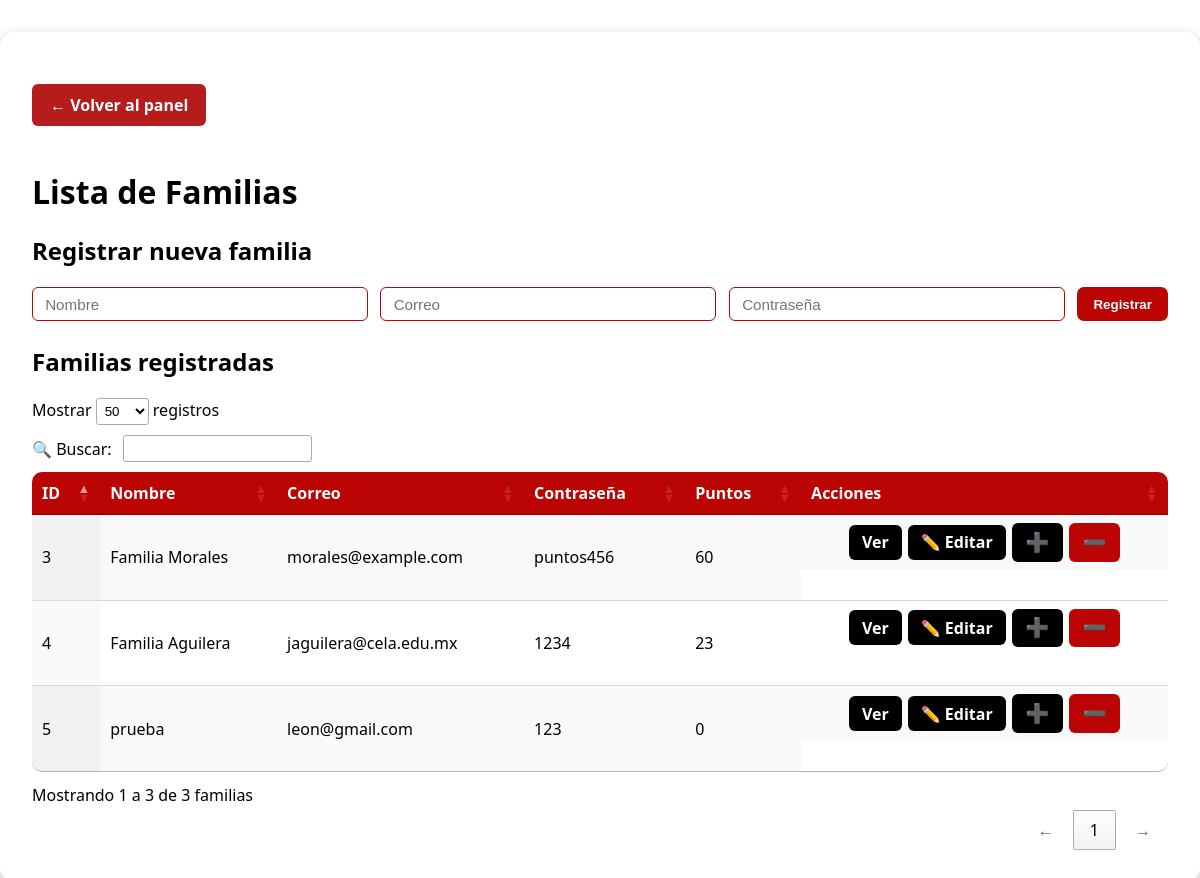
Page /lista_familias on the earlier database version.
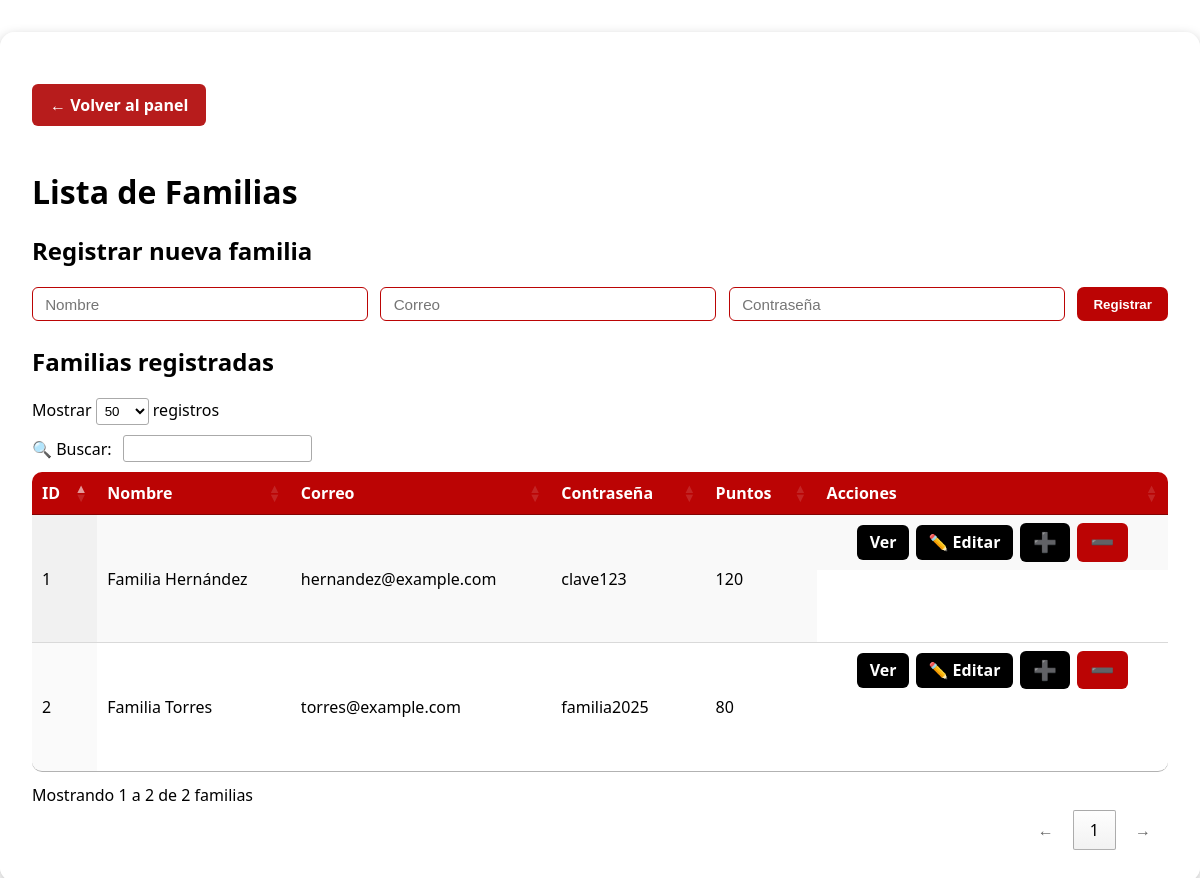
Same page on the later database version.
### app/models.py (models this page shows, shortened)
class Familia(db.Model):
    id = db.Column(db.Integer, primary_key=True)
    nombre = db.Column(db.String(100), nullable=False)
    correo = db.Column(db.String(100), unique=True, nullable=False)
    password = db.Column(db.String(100), nullable=False)
    puntos = db.Column(db.Integer, default=0)
    qr_version = db.Column(db.Integer, default=1)

### app/routes.py (the view, shortened to what this page needs)
@app.route('/lista_familias', methods=['GET', 'POST'])
def lista_familias():
    termino_busqueda = request.args.get('buscar', '').strip()
    if termino_busqueda:
        termino_normalizado = quitar_acentos(termino_busqueda.lower())
        familias = Familia.query.all()
        familias = [
            f for f in familias
            if termino_normalizado in quitar_acentos(f.nombre.lower())
        ]
    else:
        familias = Familia.query.all()
    return render_template('lista_familias.html', familias=familias, buscar=termino_busqueda)

### app/__init__.py (called while the page is built)
@app.before_request
def mantener_sesion_activa():
    session.permanent = True

### app/routes.py (called while the page is built)
@app.before_request
def refrescar_timeout():
    if "admin_id" in session:
        now = datetime.utcnow()
        last = session.get("last_activity", now)
        if hasattr(last, "tzinfo") and last.tzinfo is not None:
            last = last.astimezone(timezone.utc).replace(tzinfo=None)
        if now - last > timedelta(minutes=30):  # tu inactividad límite
            entry = LogEntry(
                user=session.get("nombre_usuario"),
                role=session.get("rol"),
                action="timeout sesión",
                entity="Admin",
                details="Cierre de sesión por inactividad"
            )
            db.session.add(entry)
            db.session.commit()
            session.clear()
            return redirect(url_for("login"))
        session["last_activity"] = now

### app/templates/lista_familias.html (shortened to what this page needs)
<!DOCTYPE html>
<html lang="es">
<head>
    <link rel="stylesheet" href="{{ url_for('static', filename='css/lista_familias.css') }}">
    <link rel="stylesheet" href="https://cdn.datatables.net/1.13.6/css/jquery.dataTables.min.css">
</head>
<body>
    <div class="admin-contenedor">
        <a href="{{ url_for('panel_admin') }}" class="btn-volver" style="margin-bottom:1.4em;">← Volver al panel</a>
        <h1>Lista de Familias</h1>
        <h2>Registrar nueva familia</h2>
        <form method="POST" action="{{ url_for('lista_familias') }}" class="familia-form">
            <input type="text" name="nombre" placeholder="Nombre" required>
            <input type="email" name="correo" placeholder="Correo" required>
            <input type="password" name="password" placeholder="Contraseña" required>
            <button type="submit" class="btn btn-primary">Registrar</button>
        </form>
        <h2>Familias registradas</h2>
        <div class="table-responsive">
            <table id="tabla-familias" class="display">
                <thead>
                    <tr>
                        <th>ID</th>
                        <th>Nombre</th>
                        <th>Correo</th>
                        <th>Contraseña</th>
                        <th>Puntos</th>
                        <th>Acciones</th>
                    </tr>
                </thead>
                <tbody>
                    {% for f in familias %}
                    <tr>
                        <td>{{ f.id }}</td>
                        <td>{{ f.nombre }}</td>
                        <td>{{ f.correo }}</td>
                        <td>{{ f.password }}</td>
                        <td>{{ f.puntos }}</td>
                        <td class="acciones">
                            <a href="{{ url_for('ver_familia', familia_id=f.id) }}">Ver</a>
                            <a href="{{ url_for('editar_familia', familia_id=f.id) }}">✏️ Editar</a>
                            <button onclick="sumar({{ f.id }})" class="sumar" title="Sumar puntos">➕</button>
                            <button onclick="canjear({{ f.id }})" class="canjear" title="Canjear puntos">➖</button>
                        </td>
                    </tr>
                    {% endfor %}
                </tbody>
            </table>
        </div>
    </div>
</body>

Differences in the rows shown:
removed Familia: id "3", nombre "Familia Morales", correo "morales@example.com", password "puntos456", puntos "60"
removed Familia: id "4", nombre "Familia Aguilera", correo "jaguilera@cela.edu.mx", password "1234", puntos "23"
removed Familia: id "5", nombre "prueba", correo "leon@gmail.com", password "123", puntos "0"
added Familia: id "1", nombre "Familia Hernández", correo "hernandez@example.com", password "clave123", puntos "120"
added Familia: id "2", nombre "Familia Torres", correo "torres@example.com", password "familia2025", puntos "80"
Other differences:
text written by a page script: "Mostrar registros 🔍 Buscar: Mostrando 1 a 3 de 3 familias ← 1 →" → "Mostrar registros 🔍 Buscar: Mostrando 1 a 2 de 2 familias ← 1 →"
